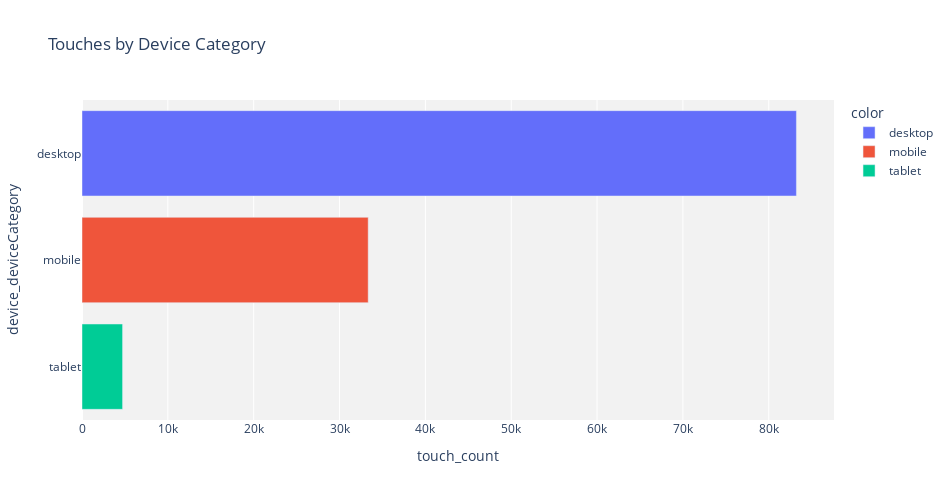

The notebook cell saved with this chart:
### Markdown cell above
**What are touchpoint counts by desktop, mobile, tablet, other?**

### Code cell
## use visualization package to make a bar chart

bar_fig = px.bar(results_df
                 ,x='touch_count'
                 ,y='device_deviceCategory'
                 ,title='Touches by Device Category'
                 ,color=viz_df['device_deviceCategory']
                 )

bar_fig.update_layout(width=950
                      ,height=500
                      ,yaxis={'categoryorder': 'total ascending'}
                      ,plot_bgcolor='#f2f2f2') 

bar_fig.show()

### Figure 1 — Plotly figure (JSON) as saved in the notebook; plotly's stock layout.template omitted (floating-point values rounded to 4 significant figures)
{"data": [{"alignmentgroup": "True", "hovertemplate": "color=desktop<br>touch_count=%{x}<br>device_deviceCategory=%{y}<extra></extra>", "legendgroup": "desktop", "marker": {"color": "#636efa", "pattern": {"shape": ""}}, "name": "desktop", "offsetgroup": "desktop", "orientation": "h", "showlegend": true, "textposition": "auto", "type": "bar", "x": [83219], "xaxis": "x", "y": ["desktop"], "yaxis": "y"}, {"alignmentgroup": "True", "hovertemplate": "color=mobile<br>touch_count=%{x}<br>device_deviceCategory=%{y}<extra></extra>", "legendgroup": "mobile", "marker": {"color": "#EF553B", "pattern": {"shape": ""}}, "name": "mobile", "offsetgroup": "mobile", "orientation": "h", "showlegend": true, "textposition": "auto", "type": "bar", "x": [33338], "xaxis": "x", "y": ["mobile"], "yaxis": "y"}, {"alignmentgroup": "True", "hovertemplate": "color=tablet<br>touch_count=%{x}<br>device_deviceCategory=%{y}<extra></extra>", "legendgroup": "tablet", "marker": {"color": "#00cc96", "pattern": {"shape": ""}}, "name": "tablet", "offsetgroup": "tablet", "orientation": "h", "showlegend": true, "textposition": "auto", "type": "bar", "x": [4726], "xaxis": "x", "y": ["tablet"], "yaxis": "y"}], "layout": {"barmode": "relative", "height": 500, "legend": {"title": {"text": "color"}, "tracegroupgap": 0}, "plot_bgcolor": "#f2f2f2", "title": {"text": "Touches by Device Category"}, "width": 950, "xaxis": {"anchor": "y", "domain": [0, 1], "title": {"text": "touch_count"}}, "yaxis": {"anchor": "x", "categoryorder": "total ascending", "domain": [0, 1], "title": {"text": "device_deviceCategory"}}}}
